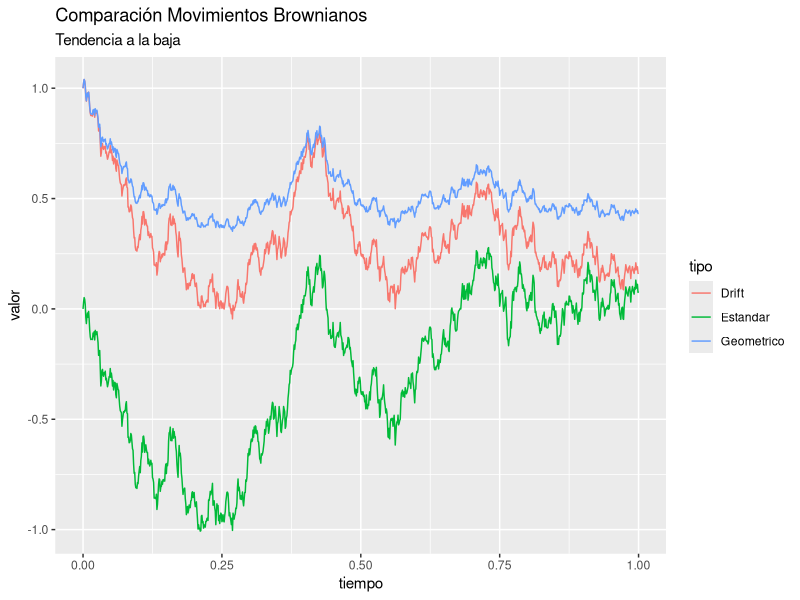
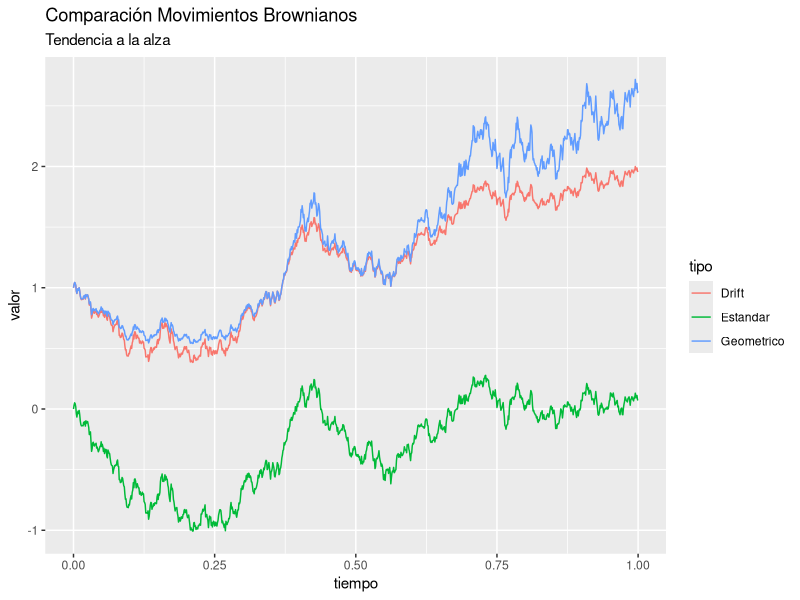
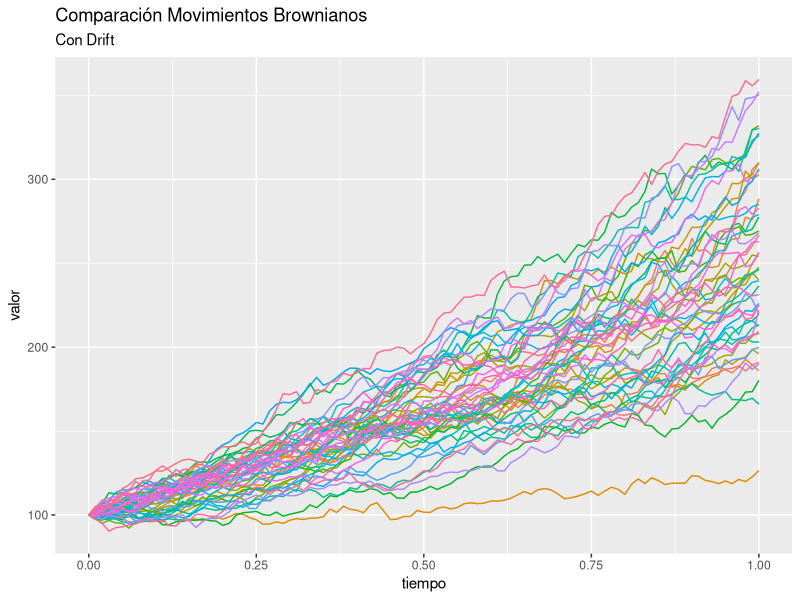
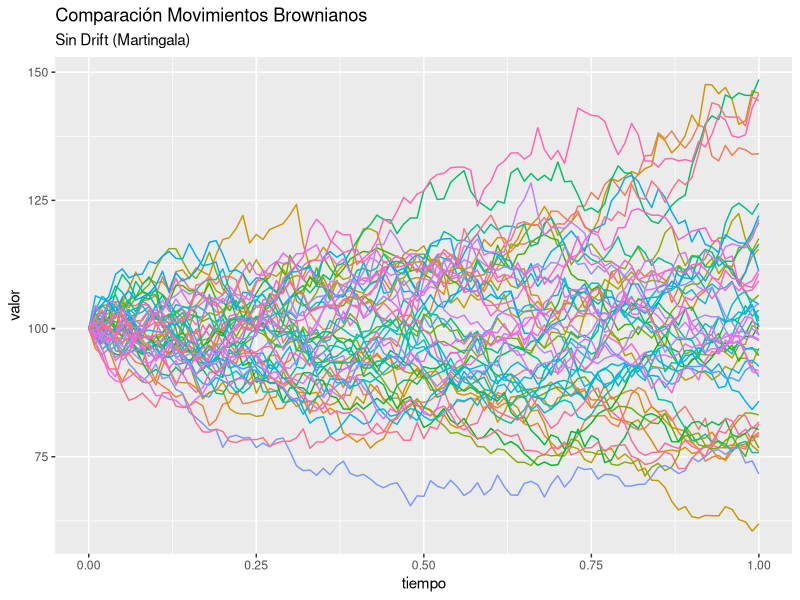
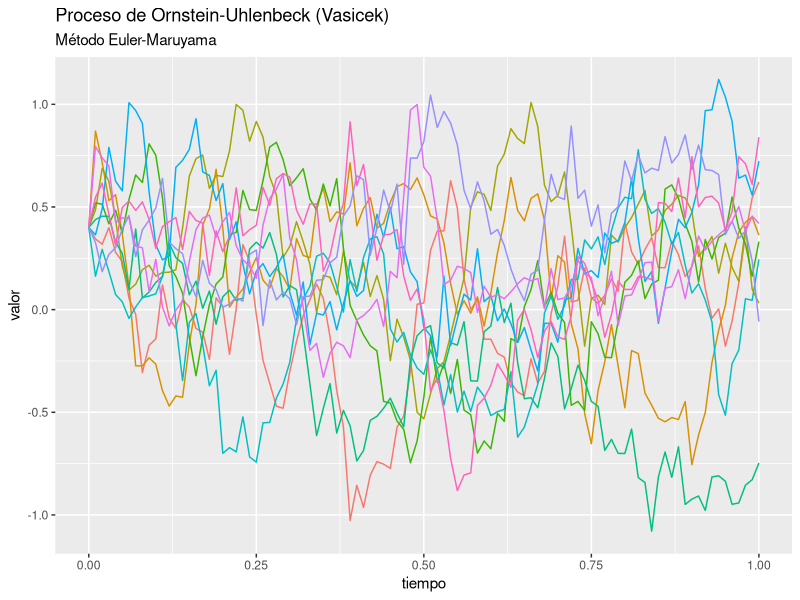
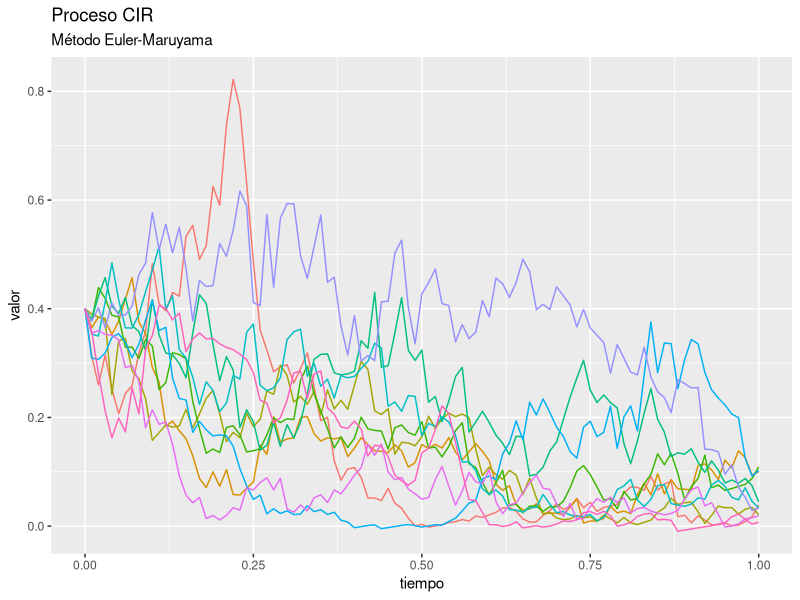

The R script that drew these images, in order:
## ---- chunk 1
knitr::opts_chunk$set(comment = NA,warning = FALSE,echo=FALSE)
## ---- chunk 2
###### Paqueterias ######
library(ggplot2)
library(tidyr)
## ---- chunk 3
##### Comparacion entre movimientos brownianos #####

# Funcion para browniano estandar
brown <- function(n,t){
  z <- rnorm(n)
  z <- sqrt(t/n)*z
  w <- c(0,cumsum(z))
  return(w)
}

# Funcion para browniano con drift
brown_drift <- function(n,t,s0,mu,sigma){
  z <- rnorm(n)
  z <- sqrt(t/n)*z
  w <- c(0,cumsum(z))
  t <- seq(0,t,by=t/n)
  s <- s0+mu*t+sigma*w
  return(s)
}

# Funcion para browniano geometrico
brown_geom <- function(n,t,s0,mu,sigma){
  z <- rnorm(n)
  z <- sqrt(t/n)*z
  w <- c(0,cumsum(z))
  t <- seq(0,t,by=t/n)
  s <- s0*exp(mu*t+sigma*w)
  return(s)
}

# Movimientos Brownianos con tendencia positiva
n <- 1000
t <- seq(0,1,1/n)
s0 <- 1
mu <- -.9
sigma <- .8
seed <- 987654
  
set.seed(seed)
s1 <- brown(n,1)

set.seed(seed)
s2 <- brown_drift(n,1,s0,mu,sigma)

set.seed(seed)
s3 <- brown_geom(n,1,s0,mu,sigma)

Simulaciones <- data.frame(tiempo=t,
                           Estandar=s1,
                           Drift=s2,
                           Geometrico=s3)

Simulaciones <- gather(Simulaciones,tipo,valor,-tiempo)
ggplot(Simulaciones,aes(x=tiempo,y=valor,col=tipo)) +
  geom_line() +
  labs(title="Comparación Movimientos Brownianos",
       subtitle="Tendencia a la baja")

# Movimientos Brownianos con tendencia positiva
mu <- .9 
seed <- 987654

set.seed(seed)
s1 <- brown(n,1)

set.seed(seed)
s2 <- brown_drift(n,1,s0,mu,sigma)

set.seed(seed)
s3 <- brown_geom(n,1,s0,mu,sigma)

Simulaciones <- data.frame(tiempo=t,
                           Estandar=s1,
                           Drift=s2,
                           Geometrico=s3)

Simulaciones <- gather(Simulaciones,tipo,valor,-tiempo)
ggplot(Simulaciones,aes(x=tiempo,y=valor,col=tipo)) +
  geom_line() +
  labs(title="Comparación Movimientos Brownianos",
       subtitle="Tendencia a la alza")

## ---- chunk 4
##### Multiples simulaciones #####

# Browniano con tendencia
brown_geom_nomartingala <- function(n,t,s0,mu,sigma){
  z <- rnorm(n)
  z <- sqrt(t/n)*z
  w <- c(0,cumsum(z))
  t <- seq(0,t,by=t/n)
  s <- s0*exp((mu-.5*sigma^2)*t+sigma*w)
  return(s)
}

num_simulaciones <- 50
num_puntos <- 100
s0 <- 100
mu <- .9
sigma <- .2
t <- seq(0,1,1/num_puntos)

Simulaciones <- matrix(0,nrow = num_puntos+1,ncol = num_simulaciones)
for(i in 1:ncol(Simulaciones)){
  Simulaciones[,i] <- brown_geom_nomartingala(num_puntos,1,s0,mu,sigma)
}
Simulaciones <- cbind.data.frame(tiempo=t,Simulaciones)
Simulaciones <- gather(Simulaciones,simulacion,valor,-tiempo)
ggplot(Simulaciones,aes(x=tiempo,y=valor,col=simulacion)) +
  geom_line() +
  labs(title="Comparación Movimientos Brownianos",subtitle="Con Drift") +
  theme(legend.position = 'none')


# Browniano sin tendencia (martingala)
brown_geom_martingala <- function(n,t,s0,mu,sigma){
  z <- rnorm(n)
  z <- sqrt(t/n)*z
  w <- c(0,cumsum(z))
  t <- seq(0,t,by=t/n)
  s <- s0*exp(-.5*sigma^2*t+sigma*w)
  return(s)
}

Simulaciones <- matrix(0,nrow = num_puntos+1,ncol = num_simulaciones)
for(i in 1:ncol(Simulaciones)){
  Simulaciones[,i] <- brown_geom_martingala(num_puntos,1,s0,mu,sigma)
}
Simulaciones <- cbind.data.frame(tiempo=t,Simulaciones)
Simulaciones <- gather(Simulaciones,simulacion,valor,-tiempo)
ggplot(Simulaciones,aes(x=tiempo,y=valor,col=simulacion)) +
  geom_line() +
  labs(title="Comparación Movimientos Brownianos",
       subtitle="Sin Drift (Martingala)") +
  theme(legend.position = 'none')

## ---- chunk 5
##### Proceso de Vasicek #####

Vasicek <- function(n,x0,kappa,theta,sigma){
  x <- rep(0,n+1)
  x[1] <- x0
  for (i in 1:n) {
    x[i+1] <- x[i] + kappa*(theta-x[i])*1/n + sigma*1/sqrt(n)*rnorm(1)
  }
  return(x)
}

num_simulaciones <- 10
num_puntos <- 100
x0 <- .4
kappa <- 5
theta <- .1
sigma <- 1.5
t <- seq(0,1,1/num_puntos)

Simulaciones <- matrix(0,nrow = num_puntos+1,ncol = num_simulaciones)
for(i in 1:ncol(Simulaciones)){
  Simulaciones[,i] <- Vasicek(num_puntos,x0,kappa,theta,sigma)
}
Simulaciones <- cbind.data.frame(tiempo=t,Simulaciones)
Simulaciones <- gather(Simulaciones,simulacion,valor,-tiempo)
ggplot(Simulaciones,aes(x=tiempo,y=valor,col=simulacion)) +
  geom_line() +
  labs(title="Proceso de Ornstein-Uhlenbeck (Vasicek)",
       subtitle="Método Euler-Maruyama") +
  theme(legend.position = 'none')

## ---- chunk 6
##### Proceso CIR #####

CIR <- function(n,x0,kappa,theta,sigma){
  x <- rep(0,n+1)
  x[1] <- x0
  for (i in 1:n) {
    x[i+1] <- x[i] + kappa*(theta-max(x[i],0))*1/n + sigma*sqrt(max(x[i],0))*1/sqrt(n)*rnorm(1)
  }
  return(x)
}

num_simulaciones <- 10
num_puntos <- 100
x0 <- .4
kappa <- 2
theta <- .1
sigma <- .8
t <- seq(0,1,1/num_puntos)

Simulaciones <- matrix(0,nrow = num_puntos+1,ncol = num_simulaciones)
for(i in 1:ncol(Simulaciones)){
  Simulaciones[,i] <- CIR(num_puntos,x0,kappa,theta,sigma)
}
Simulaciones <- cbind.data.frame(tiempo=t,Simulaciones)
Simulaciones <- gather(Simulaciones,simulacion,valor,-tiempo)
ggplot(Simulaciones,aes(x=tiempo,y=valor,col=simulacion)) +
  geom_line() +
  labs(title="Proceso CIR",subtitle="Método Euler-Maruyama") +
  theme(legend.position = 'none')

